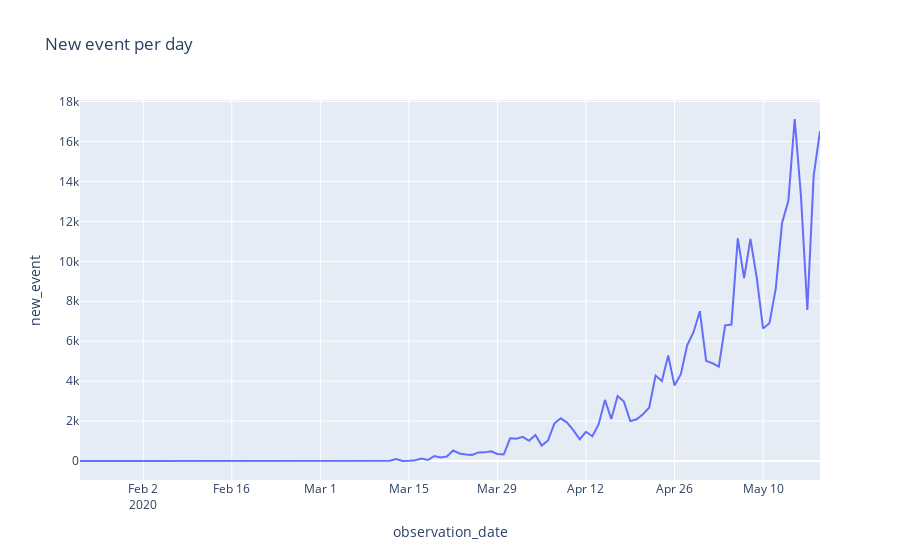

The notebook cell this image was saved under:
### Code cell
px.line(df2, 'observation_date', 'new_event', title="New event per day")
